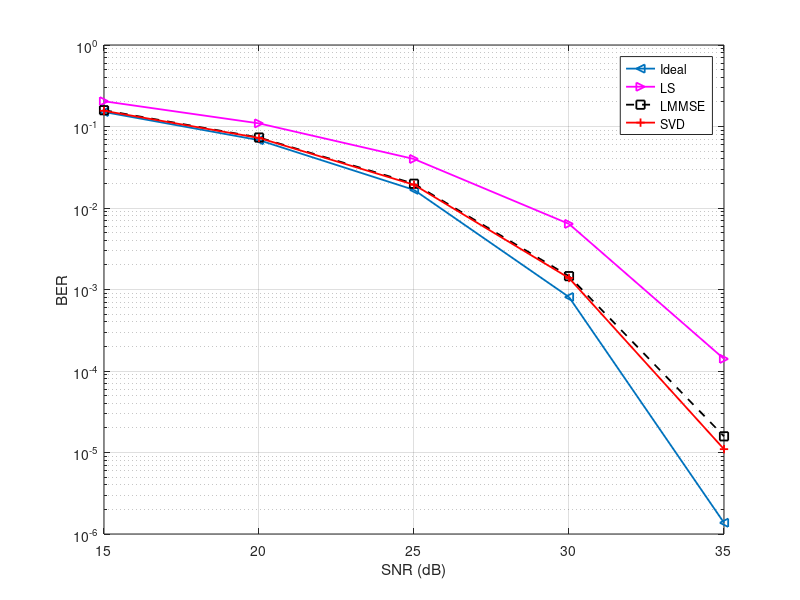
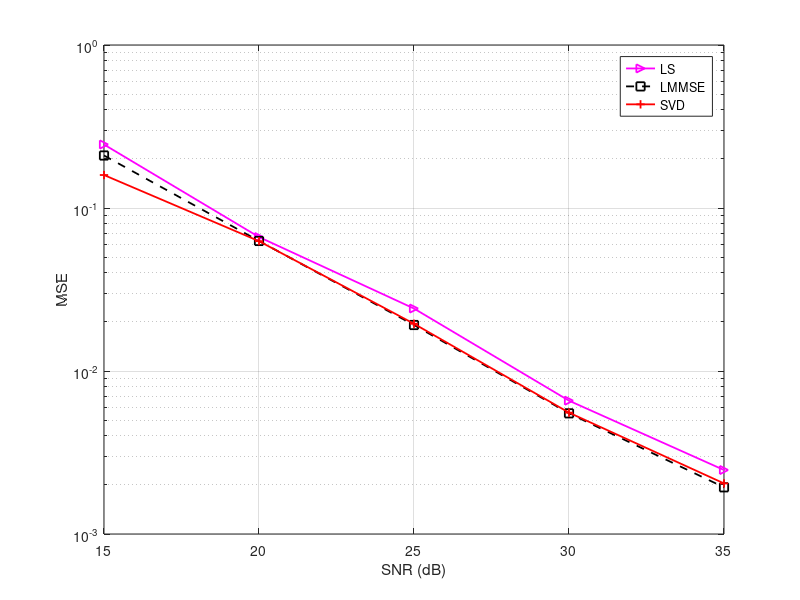

MATLAB code for these plots, in order:
clear all;close all;clc;
load BER_MSE_Total_svd_nF10k2.mat;
% load BER_MSE_Total.mat;
SNR = 15:5:35;
linewidth = 1.3;
semilogy(SNR,BER_Total_avg(2:6,1),'-<','LineWidth',linewidth);
hold on;
semilogy(SNR,BER_Total_avg(2:6,2),'->m','LineWidth',linewidth);
semilogy(SNR,BER_Total_avg(2:6,3),'--sk','LineWidth',linewidth);
semilogy(SNR,BER_Total_avg(2:6,4),'-+r','LineWidth',linewidth);
grid on;
xlabel('SNR (dB)');
ylabel('BER');
legend('Ideal','LS','LMMSE','SVD');

figure(2);

semilogy(SNR,MSE_Total(2:6,2),'->m','LineWidth',linewidth);
hold on;
semilogy(SNR,MSE_Total(2:6,3),'--sk','LineWidth',linewidth);
semilogy(SNR,MSE_Total(2:6,4),'-+r','LineWidth',linewidth);
grid on;
xlabel('SNR (dB)');
ylabel('MSE');
legend('LS','LMMSE','SVD');